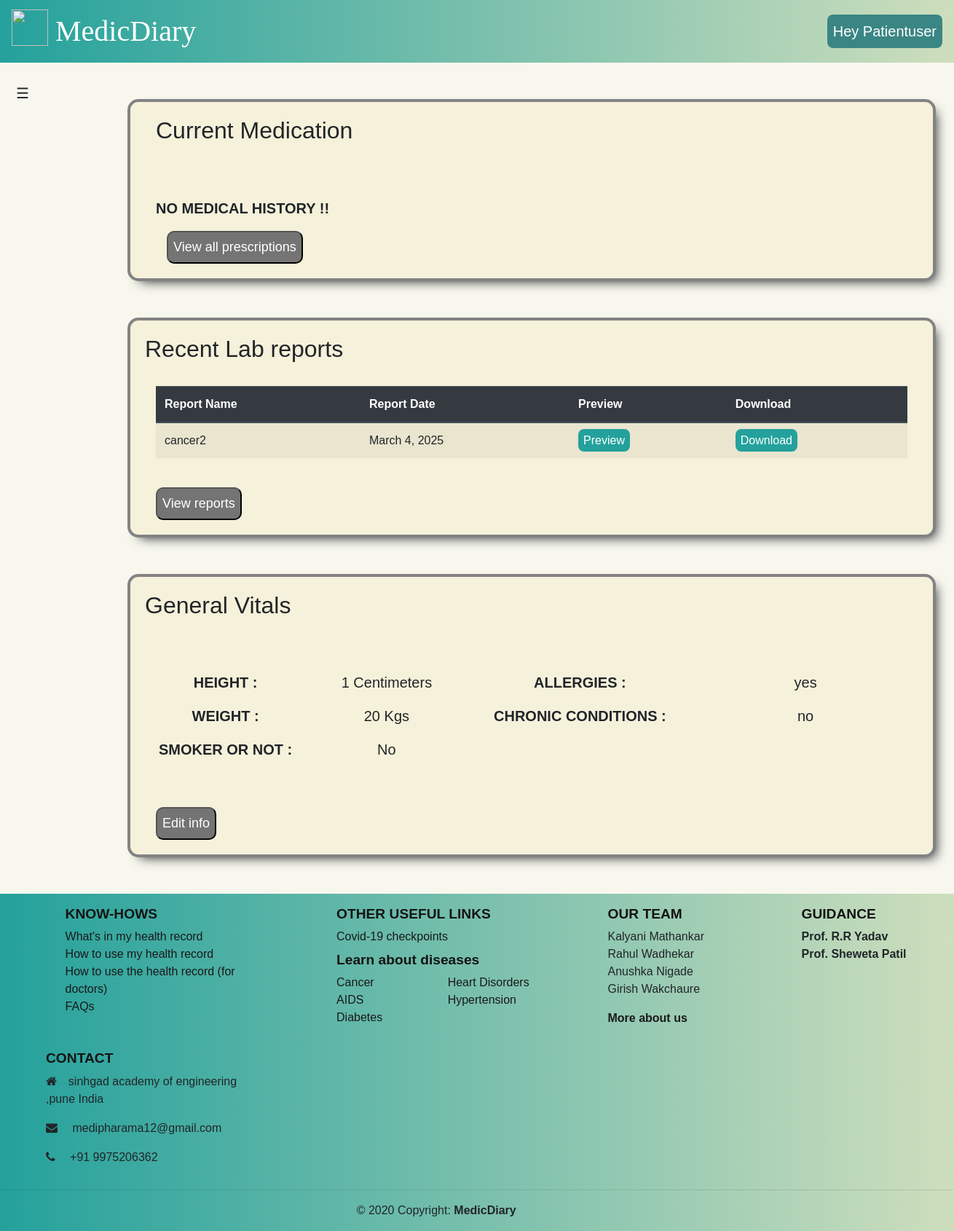
The page /patientRecords/ (signed in) on the database its author committed.
### patient/models.py (models this page shows)
class LabReports(models.Model):
    patientl = models.ForeignKey(settings.AUTH_USER_MODEL, on_delete=models.CASCADE)
    report_name = models.CharField(max_length=100, blank=False)
    report_date = models.DateField()
    upload_date = models.DateField(auto_now=True)
    labreportfile = models.FileField( upload_to = 'lab_reports')

class PatientVitals(models.Model):
    patientv = models.ForeignKey(settings.AUTH_USER_MODEL, on_delete=models.CASCADE)
    Height_in_Centimeters = models.CharField(max_length=100, blank=False, help_text='Height in centimeters')
    Weight_in_kilograms = models.CharField(max_length=100, blank=False, help_text='Weight in kilograms')
    Allergies = models.TextField(max_length=30)
    Smoker_or_not = models.CharField(max_length=30)
    Chronic_conditions = models.CharField(max_length=30, help_text='Your current long term diseases. <br>Ex. High BP, Diabetes etc')

### patient/views.py (the view, shortened to what this page needs)
# urls.py: path('patientRecords/', views.patientRecords, name='patientRecords'),
@login_required
def patientRecords(request):
    vitals = PatientVitals.objects.get(patientv=request.user)
    patient=PatientProfile.objects.filter(patient=request.user)[0]
    all_reports=list(Records.objects.filter(patient_id=patient.id).order_by('id').reverse())
    count=0
    rec=[]
    all_lab=LabReports.objects.filter(patientl=request.user).order_by('id').reverse()
    count=0
    current=[]
    for lab in all_lab:
        if count==1:
            break
        current.append(lab)
        count=count+1
    return render(request, 'patient/patient_records.html',{'vitals':vitals,'Reports':rec,"lab_rec":current})

### patient/templates/patient/patient_records.html
{% extends 'patient/base.html' %}
{% block patient_base %}
{% load static %}
<div class="container" id="main-content" style="margin-left: 160px;">
    <div class="row dashboard-content">
        <div class="col">
        <h2 style="display: block;">Current Medication </h2>
        {% for report in Reports%}
        <div class="prescription" style="background: #fff7c8 ;padding: 1em;">
            <p style="font-size: x-large;"><span><b>Doctor: </b> {{report.doctor_name}}</span>
            <span style="float: right;"><b>Date: </b>{{report.date}}</span></p>
            <p><b>Symptoms: </b>{{report.Symptoms}}</p>
            <p><b>Diagnosis: </b>{{report.diagnosis}}</p>
            <table class="table table-bordered table-sm">
                <thead class="thead-dark">
                <tr>
                    <th>Medicine</th>
                    <th>Dosage</th>
                    <th>For</th>
                </tr>
                </thead>
                <tbody>
                {%for med in report.medication%}
                <tr>
                    {%for each in med%}
                    <td>{{each}}</td>
                    {%endfor%}
                </tr>
                {%endfor%}
                </tbody>
            </table>
            <p><strong>Additional Precautions:</strong> {{report.additional_precautions}}</p>
        </div>
        <hr>
        {% empty %}
        <div  style="margin-top:7%;">
            <p style="font-size: 20px;">
                <b>
                    NO MEDICAL HISTORY !!
                </b>
            </p>
        </div>
        {%endfor%}
        <div class="container">
            <button class="edit-option-buttons" style="font-size: 18px;">
                <a href="{% url 'patient:medications' %}">View all prescriptions</a>
            </button>
        </div>
    </div>
    </div>
    <div class="row dashboard-content">
        <h2>Recent Lab reports </h2>
        <div class="container" id="main-content">
        <div class="row my-4">
            <div class="col">
                    <table class="table table-striped">
                        <thead class="thead-dark">
                            <tr>
                                <th>Report Name</th>
                                <th>Report Date</th>
                                <th>Preview</th>
                                <th>Download</th>
                            </tr>
                        </thead>
                        <tbody>
                            {%for report in lab_rec %}
                                <tr>
                                    <td>{{report.report_name}}</td>
                                    <td>{{report.report_date}}</td>
                                    <td><a class="prev-download-btn" href="{{report.labreportfile.url}}" target="_blank" >Preview</a></td>
                                    <td><a class="prev-download-btn" href="{{report.labreportfile.url}}" download>Download</a></td>
                                </tr>
                            {%endfor%}
                        </tbody>
                    </table>
            </div>
        </div>
        </div>
        <div class="container">
            <button class="edit-option-buttons" style="font-size: 18px;">
                <a href="{% url 'patient:labreports' %}">View reports</a>
            </button>
        </div>
    </div>
    <div class="row dashboard-content">
       <div><h2>General Vitals </h2></div>
       <div class="container" style="width: 100%;">
        <div class="row my-5" style="font-size: 20px;">
            <div class="col-5 text-center" >
                <div class="row my-3">
                    <div class="col-lg-6 profile-content">
                        <b>HEIGHT : </b>
                    </div>
                    <div class="col-lg-6 profile-content">
                        {{vitals.Height_in_Centimeters}} Centimeters
                    </div>
                </div>
                <div class="row my-3">
                    <div class="col-lg-6 profile-content">
                        <b>WEIGHT :</b>
                    </div>
                    <div class="col-lg-6 profile-content">
                        {{vitals.Weight_in_kilograms}} Kgs
                    </div>
                </div>
                <div class="row my-3">
                    <div class="col-lg-6 profile-content">
                        <b>SMOKER OR NOT :</b>
                    </div>
                    <div class="col-lg-6 profile-content">
                        {{vitals.Smoker_or_not}}
                    </div>
                </div>
            </div>
            <div class="col-7 text-center">
                <div class="row my-3">
                    <div class="col-lg-6 profile-content">
                        <b>ALLERGIES :</b>
                    </div>
                    <div class="col-lg-6 profile-content">
                        {{vitals.Allergies}}
                    </div>
                </div>
                <div class="row my-3">
                    <div class="col-lg-6 profile-content">
                        <b>CHRONIC CONDITIONS : </b>
                    </div>
                    <div class="col-lg-6 profile-content">
                        {{vitals.Chronic_conditions}}
                    </div>
                </div>
            </div>
        </div>
       </div>
<div class="container">
    <button class="edit-option-buttons" style="font-size: 18px; left: 50%;">
        <a href="{% url 'patient:editPatientVitals' %}">Edit info</a>
    </button>
</div>
</div>
</div>
{% endblock %}

### patient/templates/patient/base.html (shortened to what this page needs)
{% load static %}
<!doctype html>
<html lang="en">
<head>
	<link rel="stylesheet" href="https://stackpath.bootstrapcdn.com/bootstrap/4.5.2/css/bootstrap.min.css">
    <link rel="stylesheet" href="{% static 'patient/css_files/style.css' %}">
	<link rel="stylesheet" href="https://maxcdn.bootstrapcdn.com/font-awesome/4.7.0/css/font-awesome.min.css"/>
	<link href="https://unpkg.com/aos@2.3.1/dist/aos.css" rel="stylesheet">
</head>
<body style="background: #f7f7ee">
	<nav class="navbar navbar-expand-lg navbar-light nav-bg" id="navstyle" >
		<a class="navbar-brand" href="{% url 'centralapp:mainpage' %}" style="font-family: Cinzel; font-size: 40px !important; color: white;" >
			<img src="{% static 'patient/Images/icon.png' %}" width="50" height="50" class="d-inline-block align-top" alt="" loading="lazy">
			MedicDiary
		</a>
		<div class="collapse navbar-collapse" id="navbarSupportedContent" style="font-size:20px; ">
			<ul class="navbar-nav ml-auto">
				{% if user.is_authenticated %}
				<li class="nav-item dropdown">
						<a class="nav-link" style="background:#3a8684;color:white;border-radius: 8px;" id="navbarDropdown" role="button" data-toggle="dropdown" aria-haspopup="true"
							aria-expanded="false">
							Hey {{request.user.username|title }}</a>
				</li>
				{% endif %}
			</ul>
		</div>
	</nav>
	{% with 'create_patientprofile patientvitals_input patientRegister' as list%}
		{% if request.resolver_match.url_name not in list.split %}
    <div id="sidebar" >
        <div class="toggle-btn" onclick="toggleSideBar()">
            <span style='font-size:20px;'>&#9776;</span>
        </div>
	</div>
	{% endif %}
	{% endwith %}
  {% block patient_base %}
  {% endblock %}
	<footer class="page-footer footer font-small mdb-color" style="background:linear-gradient(90deg, #24a19c,#cedebd);">
			<div class="row text-center ml-5 text-md-left ">
				<div class="col-md-3 col-lg-3 col-xl-3 mx-auto mt-3 footer-style">
					<h6 class="text-uppercase mb-2 " >Know-hows</h6>
					<p>
						<a href="{% url 'centralapp:Inside_health_records' %}" class="useful_links">What's in my health record</a><br>
						<a href="{% url 'centralapp:patients_how_to_use' %}" class="useful_links">How to use my health record</a><br>
						<a href="{% url 'centralapp:doc_how_to_use' %}" class="useful_links">How to use the health record (for doctors)</a><br>
						<a href="{% url 'centralapp:FAQS' %}" class="useful_links">FAQs</a><br>
					</p>
				</div>
				<div class="col-md-3 col-lg-3 col-xl-3 mx-auto mt-3 footer-style">
					<h6 class="text-uppercase mb-2 font-weight-bold" > Other useful links</h6>
					<div class="no-bullet-list two-column-list">
						<a href="{% url 'centralapp:Covid_19' %}" class="useful_links">Covid-19 checkpoints</a><br>
						<h6 class="mt-2 font-weight-bold">Learn about diseases</h6>
						<ul>
						<li><a href="{% url 'centralapp:Cancer' %}" class="useful_links">Cancer</a><br></li>
						<li><a href="{% url 'centralapp:Aids' %}" class="useful_links">AIDS</a><br></li>
						<li><a href="{% url 'centralapp:Diabetes' %}" class="useful_links">Diabetes</a><br></li>
						<li><a href="{% url 'centralapp:Heart_disorder' %}" class="useful_links">Heart Disorders</a><br></li>
						<li><a href="{% url 'centralapp:Hypertension' %}" class="useful_links">Hypertension</a><br></li>
						</ul>
						</div>
				</div>
				<div class="col-md-2 col-lg-2 col-xl-2 mx-auto mt-3 no-bullet-list footer-style">
					<h6 class="text-uppercase mb-2 font-weight-bold">Our Team</h6>
					<ul>
						<li>Kalyani Mathankar<br></li>
						<li>Rahul Wadhekar<br></li>
						<li>Anushka Nigade<br></li>
						<li>Girish Wakchaure</li>
						</ul>
						<a href="{% url 'centralapp:About_us' %}" class="useful_links" style="font-weight:bold">More about us</a>
				</div>
				<div class="col-md-2 col-lg-2 col-xl-2 mx-auto mt-3 no-bullet-list footer-style">
					<h6 class="text-uppercase mb-2 font-weight-bold">Guidance</h6>
					<ul>
						<li class="font-weight-bold">Prof. R.R Yadav<br></li>
						<li class="font-weight-bold">Prof. Sheweta Patil<br></li>
						</ul>
				</div>
				<div class="col-md-3 col-lg-3 col-xl-3 mt-3 footer-style">
					<h6 class="text-uppercase mb-2 font-weight-bold ">Contact</h6>
                    <p>
                        <i class="fa fa-home mr-3"></i>sinhgad academy of engineering ,pune India
                    </p>
                    <p>
                        <i class="fa fa-envelope mr-3 "></i> medipharama12@gmail.com
                    </p>
                    <p>
                        <i class="fa fa-phone mr-3"></i> +91 9975206362
                    </p>
				</div>
			</div>
			<hr>
			<div class="row d-flex align-items-center footer-style">
				<div class="col-md-11 col-lg-11">
					<p class="text-center">© 2020 Copyright:
						<strong> MedicDiary</strong>
					</p>
				</div>
			</div>
	</footer>
</body>
</html>

### patient/static/patient/css_files/style.css (style rules this page uses)
* { margin: 0px; padding: 0px; font-family: sans-serif; }
#navstyle { background-color: #24a19c; color: #FFFFF0; background-image: linear-gradient(90deg, #24a19c 0%, #cedebd 100%); }
#sidebar { position: absolute; top:88px; width: 200px; height: 100vh; background: #24a19c; left: -200px; transition: all 300ms linear; }
#sidebar .toggle-btn { position: absolute; left: 210px; top: 20px; cursor: pointer; padding: 5px 12px; }
#main-content { transition: all 0.4s linear; width: "100%"; margin: auto 170px auto 3fr; }
.dashboard-content { padding: 20px; border-radius: 15px; border: solid 4px #838383; background-color: #f5f1da; margin: 50px auto; box-shadow: 0.5em 0.5em 1em -0.5em; }
.footer-style h6 { font-weight: 700; font-size: 1.2em; color: rgb(20, 20, 20); }
.footer-style a { padding: 10px 0; font-weight: 500; color: rgb(26, 25, 25); }
.no-bullet-list ul li { list-style: none; }
.two-column-list ul { list-style-type: none; columns: 2; -webkit-columns: 2; -moz-columns: 2; }
.useful_links { color: rgb(59, 59, 59); text-decoration: none; }
.edit-option-buttons { padding: 7px; background: #757474; color: white; border-radius: 10px; }
.edit-option-buttons a { text-decoration: none; color: white; }
.prev-download-btn { padding: 7px; background: #24a19c; color:white; border-radius: 8px; }

### rows shown on the page
LabReports: report_name "cancer2", report_date "March 4, 2025"
PatientVitals: Height_in_Centimeters "1", Weight_in_kilograms "20", Smoker_or_not "No", Allergies "yes", Chronic_conditions "no"

### other values the page prints
{{ request.user.username|title }} "Patientuser"
